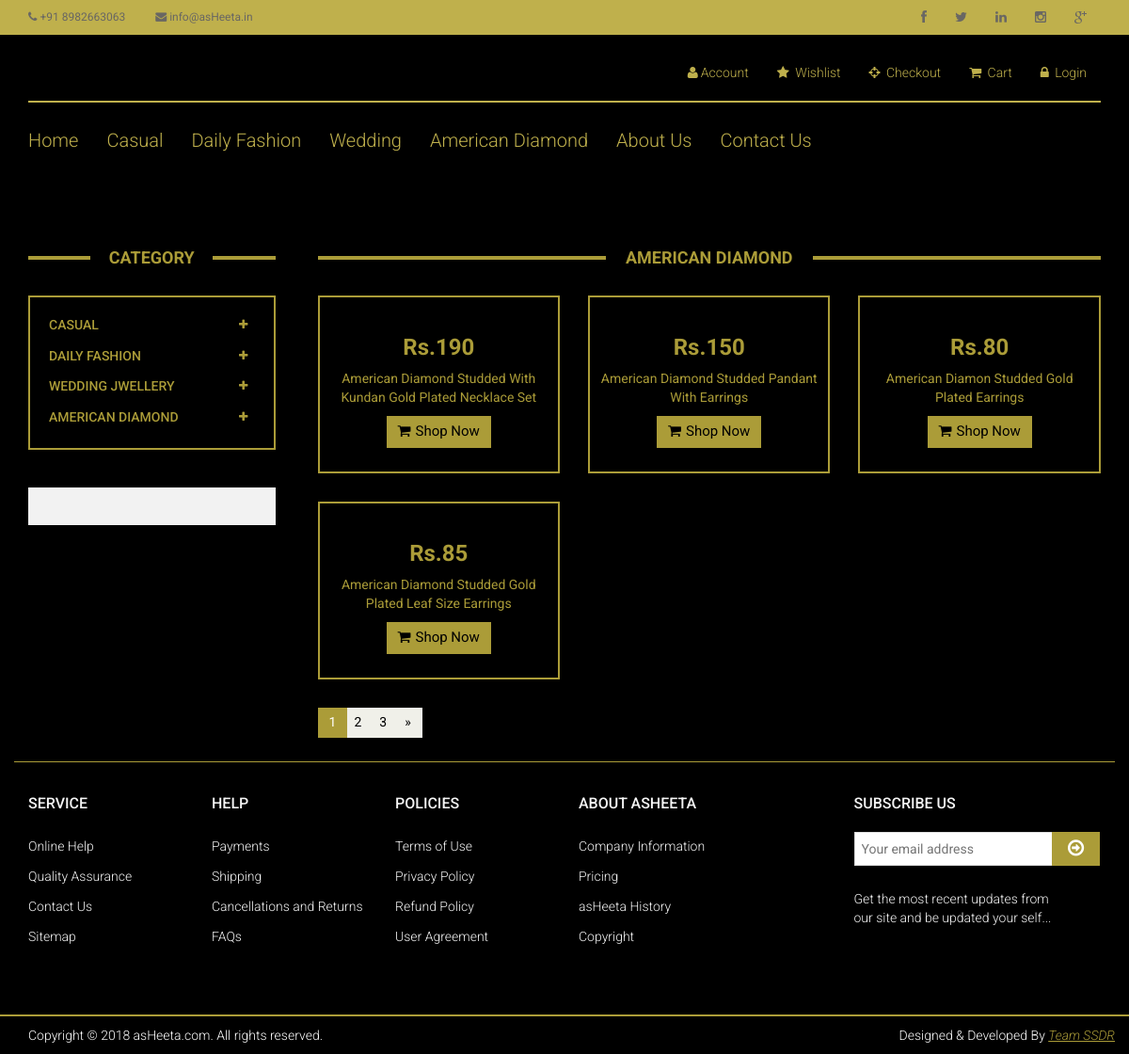
Screenshot of /american-diamond.php with the database file from the repository.
### tables this page shows
CREATE TABLE IF NOT EXISTS `stock` (
  `stock_id` int(5) NOT NULL AUTO_INCREMENT,
  `product_code` varchar(15) NOT NULL,
  `product_name` varchar(100) NOT NULL,
  `brand` varchar(10) NOT NULL DEFAULT 'asHeeta',
  `colour` text NOT NULL,
  `base_material` text NOT NULL,
  `collection` int(1) NOT NULL,
  `plating` text NOT NULL,
  `size` varchar(10) NOT NULL,
  `price` int(5) NOT NULL,
  `type` text NOT NULL,
  `description` text NOT NULL,
  `img1` varchar(100) DEFAULT NULL,
  `img2` varchar(100) DEFAULT NULL,
  `img3` varchar(100) DEFAULT NULL,
  `thumbnail` varchar(100) DEFAULT NULL,
  PRIMARY KEY (`stock_id`)
);

### american-diamond.php (the view, shortened to what this page needs)
<!DOCTYPE html>
<html lang="en">
<head>
    <link href="css/bootstrap.min.css" rel="stylesheet">
    <link href="css/font-awesome.min.css" rel="stylesheet">
    <link href="css/prettyPhoto.css" rel="stylesheet">
    <link href="css/price-range.css" rel="stylesheet">
    <link href="css/animate.css" rel="stylesheet">
	<link href="css/main.css" rel="stylesheet">
	<link href="css/responsive.css" rel="stylesheet">
</head>
<body>
	<header id="header">
		<div class="header_top">
			<div class="container">
				<?php
                        include("head-top.php");
                ?>
			</div>
		</div>
		<div class="header-middle">
			<div class="container">
			<?php
                        include("head-middle.php");
                ?>
            </div>
		</div>
		<div class="header-bottom">
			<div class="container">
            <?php
                        include("head-bottom.php");
                ?>
            </div>
        </div>
	</header>
	<section id="advertisement">
		<div class="container">
		</div>
	</section>
	<section>
		<div class="container">
			<div class="row">
				<div class="col-sm-3">
					<div class="left-sidebar">
						<h2>Category</h2>
						<?php
								include("category.php");
						?>
						<div class="shipping text-center">
						</div>
					</div>
				</div>
				<div class="col-sm-9 padding-right">
					<div class="features_items">
						<h2 class="title text-center">AMERICAN DIAMOND</h2>
                        <?php
                                 $cat_sql = "SELECT * FROM stock WHERE collection='4' ";
                                 $cat_query = mysqli_query($dbconnect, $cat_sql);
                                 $row=mysqli_fetch_array($cat_query);
                                do
                                {
                                        $price = $row[9];
                                        $prd_name = $row[2];
                        ?>
						<div class="col-sm-4">
							<div class="product-image-wrapper">
								<div class="single-products">
									<div class="productinfo text-center prd_name">
                                        <?php
                                            echo"<h2>Rs.".$price."</h2>";
                                            echo"<p>".$prd_name."</p>";
                                        ?>
										<a href="product-details.php" class="btn btn-default add-to-cart"><i class="fa fa-shopping-cart"></i>Shop Now</a>
									</div>
									</div>
								</div>
							</div>
                        <?php
                                 }
                                while($row=mysqli_fetch_array($cat_query))
                        ?>
						</div>
						<ul class="pagination">
							<li class="active"><a href="">1</a></li>
							<li><a href="">2</a></li>
							<li><a href="">3</a></li>
							<li><a href="">&raquo;</a></li>
						</ul>
					</div>
				</div>
			</div>
	</section>
		<div class="footer-widget">
			<div class="container">
				<?php
                        include("footer.php");
                ?>
			</div>
		</div>
</body>
</html>

### css/main.css (style rules this page uses)
body { font-family: 'Roboto', sans-serif; background: #000000; position: relative; font-weight:400px; }
ul li { list-style: none; }
a { -webkit-transition: 300ms; -moz-transition: 300ms; -o-transition: 300ms; transition: 300ms; }
h1, h2, h3, h4, h5, h6 { font-family: 'Roboto', sans-serif; }
.header_top { background: none repeat scroll 0 0 #BFB04C; }
.header-bottom { padding-bottom: 30px; padding-top: 30px; }
.footer-widget { margin-bottom: 68px; }
.footer-widget .container { border-top: 1px solid #AB9C38; padding-top: 15px; }
.left-sidebar h2, .brands_products h2 { color:#AB9C38 ; font-family: 'Roboto', sans-serif; font-size: 18px; font-weight: 700; margin: 0 auto 30px; text-align: center; text-transform: uppercase; position: relative; z-index:3; }
.left-sidebar h2:after, h2.title:after { content: " "; position: absolute; border: 2px solid #AB9C38; bottom:8px; left: 0; width: 100%; height: 0; z-index: -2; }
.left-sidebar h2:before { content: " "; position: absolute; background: #000; bottom: -6px; width: 130px; height: 30px; z-index: -1; left: 50%; margin-left: -65px; }
h2.title:before { content: " "; position: absolute; background: #000; bottom: -6px; width: 220px; height: 30px; z-index: -1; left: 50%; margin-left: -110px; }
.shipping { background-color: #F2F2F2; margin-top: 40px; overflow: hidden; padding-top: 20px; position: relative; }
.padding-right { padding-right: 0; }
.features_items { overflow:hidden; }
h2.title { color:#AB9C38 ; font-family: 'Roboto', sans-serif; font-size: 18px; font-weight: 700; margin: 0 15px; text-transform: uppercase; margin-bottom: 30px; position: relative; }
.product-image-wrapper { border:2px solid #AB9C38; overflow: hidden; margin-bottom:30px; }
.single-products { position: relative; }
.prd_name p { margin: 10px; }
.productinfo h2 { color: #AB9C38; font-family: 'Roboto', sans-serif; font-size: 24px; font-weight: 700; }
.productinfo p { font-family: 'Roboto', sans-serif; font-size: 14px; font-weight: 400; color: #AB9C38; }
.productinfo { position:relative; }
.add-to-cart { background:#AB9C38; border: 0 none; border-radius: 0; color: #000000; font-family: 'Roboto', sans-serif; font-size: 15px; margin-bottom: 25px; }
.add-to-cart i { margin-right:5px; }
#advertisement { padding-bottom: 45px; }
.pagination { display: inline-block; float: left; margin-bottom: 25px; margin-top: 0; padding-left: 15px; }
.pagination li:first-child a, .pagination li:first-child span { border-bottom-left-radius: 0; border-top-left-radius: 0; margin-left: 0; }
.pagination li:last-child a, .pagination li:last-child span { border-bottom-right-radius: 0; border-top-right-radius: 0; }
.pagination .active a, .pagination .active span, .pagination .active a:hover, .pagination .active span:hover, .pagination .active a:focus, .pagination .active span:focus { background-color: #AB9C38; border-color: #AB9C38; color: #FFFFFF; cursor: default; z-index: 2; }
.pagination li a, .pagination li span { background-color: #f0f0e9; border: 0; float: left; line-height: 1.42857; margin-left: -10px; padding: 6px 12px; position: relative; text-decoration: none; margin-right: 5px; color:#000; }

### rows the page displays
stock: price "190", product_name "American Diamond Studded With Kundan Gold Plated Necklace Set"
stock: price "150", product_name "American Diamond Studded Pandant With Earrings"
stock: price "80", product_name "American Diamon Studded Gold Plated Earrings"
stock: price "85", product_name "American Diamond Studded Gold Plated Leaf Size Earrings"
